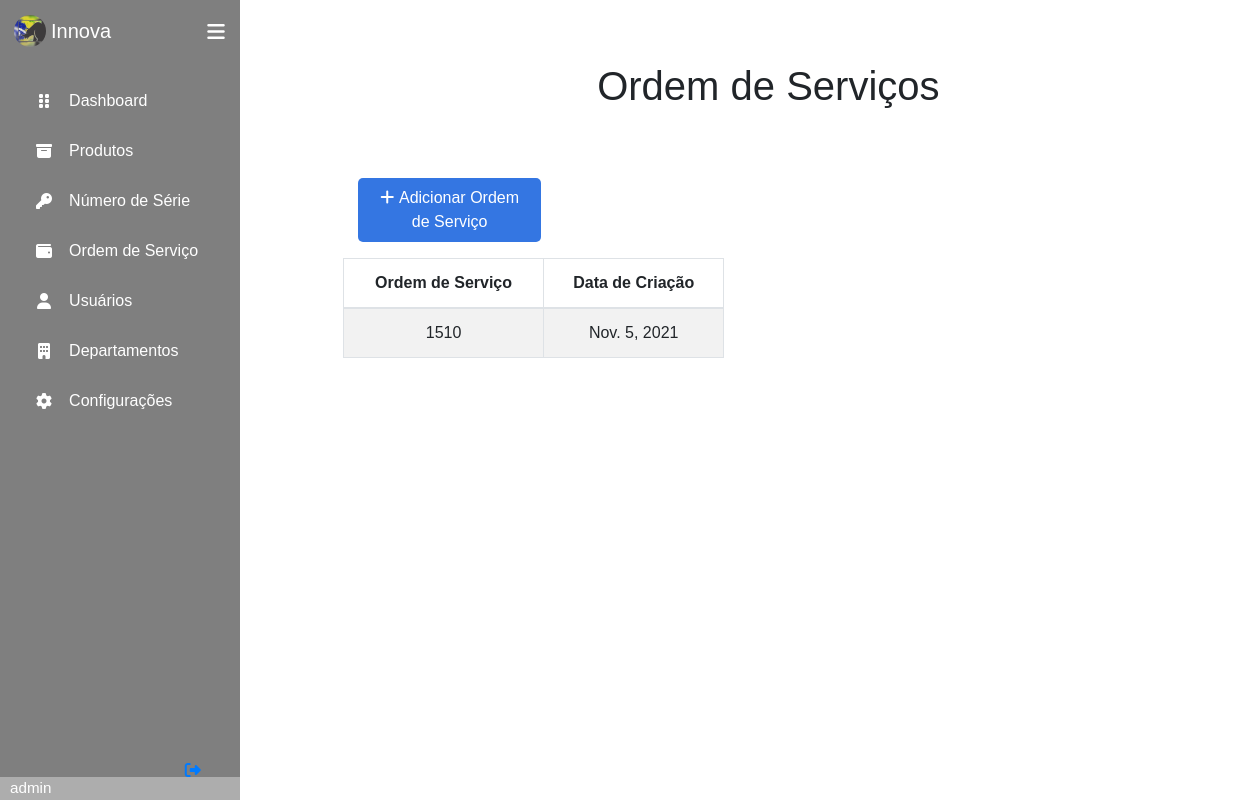
The page /workOrder/workOrder/ (signed in) on the database as committed earlier.
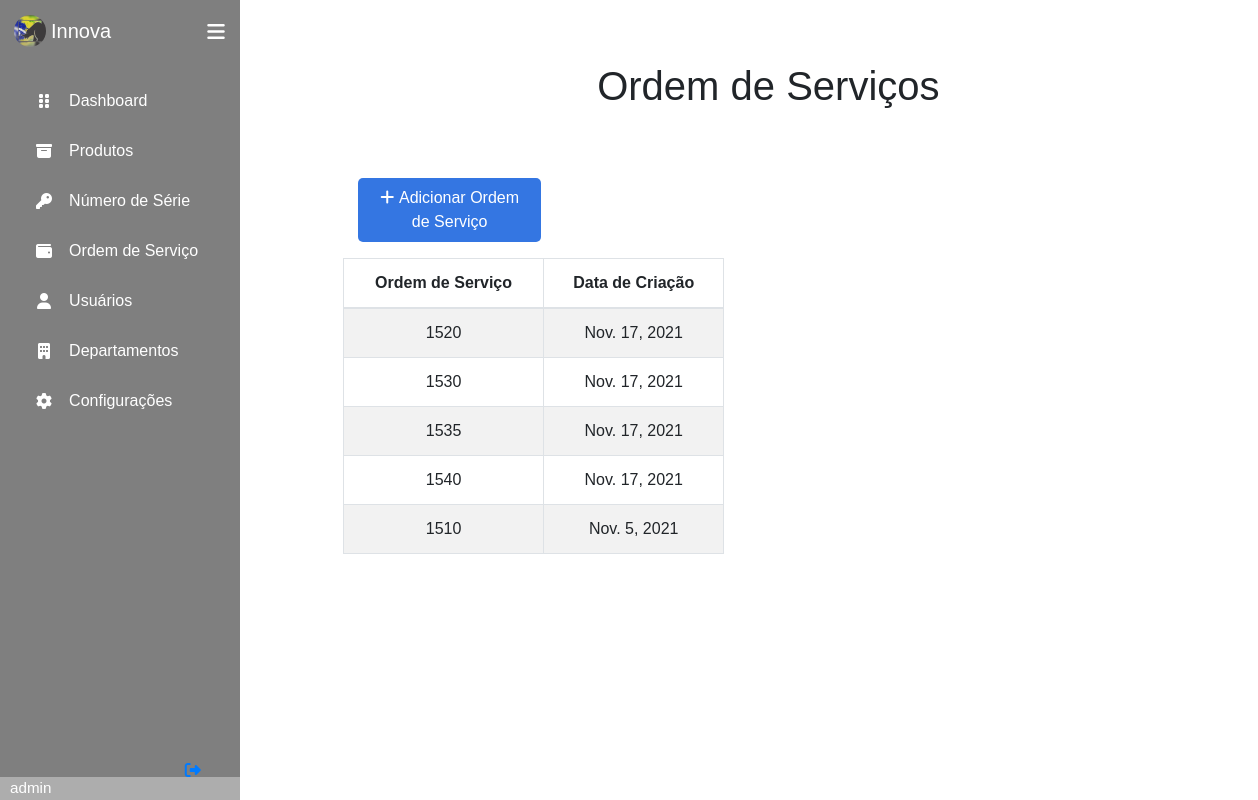
The same page on the database as committed later.
### workOrder/models.py (models this page shows, shortened)
class OrdemServico(models.Model):
    OS = CharField(max_length=30, unique=True)
    dateCriacao = DateField(auto_now_add=True)

### workOrder/views.py (the view)
# urls.py: path("workOrder/", views.WorkOrderHome, name="Home_WorkOrder"),
def WorkOrderHome(request):
    workOrders = OrdemServico.objects.all().order_by('-dateCriacao')
    return render(request, 'workOrder/WorkOrder.html', {'workOrders' : workOrders})

### templates/workOrder/WorkOrder.html (shortened to what this page needs)
{% extends 'base.html' %}
{% block content %}
    <div class="container title">
        <h1>Ordem de Serviços</h1>
    </div>
    <div class="offset-1 col-9">
        <div class="container add-workorder-full">
            <a href="{% url 'workOrder:New_WorkOrder' %}" class="add-workorder">
                <div class="col-3 add-workorder-div">
                    <i class="fas fa-plus add-workorder-icon"></i>Adicionar Ordem de Serviço
                </div>
            </a>
        </div>
        <table class="table table-striped table-hover table-bordered col-6">
            <thead>
                <th scope="col">Ordem de Serviço</th>
                <th scope="col">Data de Criação</th>
            </thead>
             <tbody>
                {% for workOrder in workOrders %}
                    <tr scope="row">
                        <td>
                            {{ workOrder.OS }}
                        </td>
                        <td>
                            {{ workOrder.dateCriacao }}
                        </td>
                    </tr>
                {% endfor %}
            </tbody>
        </table>
    </div>
{% endblock %}

### templates/base.html (shortened to what this page needs)
{% load static %}
<!DOCTYPE html>
<html lang="pt-br">
<head>
    <link rel="stylesheet" href="{% static 'css/style.css' %}">
    <link rel="stylesheet" href="{% static 'css/bs/bootstrap.css' %}">
</head>
<body>
    {% if user.is_authenticated %}
    <div class="sidebar">
        <div class="logo_content">
            <div class="logo">
                <img src="{% static 'img/logo-base.png' %}" class="img-base"/>
                <div class="logo_name">Innova</div>
            </div>
            <i class="fas fa-bars" id="btn-menu"></i>
        </div>
        <ul class="nav_list">
            <li>
                <a href="{%url 'main:Home_Main'%}">
                    <i class="fas fa-grip-vertical"></i>
                    <span class="link_name">Dashboard</span>
                </a>
            </li>
            <li>
                <a href="{%url 'products:Home_Products'%}">
                    <i class="fas fa-archive"></i>
                    <span class="link_name">Produtos</span>
                </a>
            </li>
            <li>
                <a href="{%url 'products:Serial_Number'%}">
                    <i class="fas fa-key"></i>
                    <span class="link_name">Número de Série</span>
                </a>
            </li>
            <li>
                <a href="{% url 'workOrder:Home_WorkOrder' %}">
                    <i class="fas fa-wallet"></i>
                    <span class="link_name">Ordem de Serviço</span>
                </a>
            </li>
            <li>
                <a href="{%url 'colaborators:Home_Colaborator'%}">
                    <i class="fas fa-user"></i>
                    <span class="link_name">Usuários</span>
                </a>
            </li>
            <li>
                <a href="{%url 'departments:Home_Departments'%}">
                    <i class="fas fa-building"></i>
                    <span class="link_name">Departamentos</span>
                </a>
            </li>
            <li>
                <a href="#">
                    <i class="fas fa-cog"></i>
                    <span class="link_name">Configurações</span>
                </a>
            </li>
        </ul>
        <div class="profile_content">
            <div class="profile">
                <div class="profile_details">
                    <div class="name_job">
                        <div class="name">{{ user.username }}</div>
                    </div>
                </div>
                <a href="{%url 'logout'%}">
                    <i class="fas fa-sign-out-alt" id="logout"></i>
                </a>
            </div>
        </div>
    </div>
    {% endif %}
    <div class="home_content">
        {% block content %}
        {% endblock %}
    </div>
</body>
</html>

### static/css/style.css (style rules this page uses)
* { margin: 0; padding: 0; box-sizing: border-box; font-family: sans-serif; }
body { position: relative; min-height: 100vh; width: 100%; overflow: auto; }
.sidebar { position: fixed; top: 0; left: 0; height: 100%; width: 15em; background: #7F7F7F; padding: 0.37em 0.88em; }
.sidebar .logo_content .logo { color: #fff; display: flex; height: 3.13em; width: 100%; align-items: center; }
.logo_content .img-base { border-radius: 50%; margin-right: 0.31em; }
.logo_content .logo .logo_name { font-size: 1.25em; font-weight: 400; }
.sidebar #btn-menu { position: absolute; color: #fff; left: 90%; top: 0.37em; font-size: 1.25em; height: 3.13em; width: 3.13em; text-align: center; line-height: 2.5em; transform: translateX(-50%); }
.sidebar ul { margin-top: 1.25em; }
.sidebar ul li { position: relative; height: 3.13em; width: 100%; margin: 0 0.31em; list-style: none; line-height: 3.13em; }
.sidebar ul li a { color: #fff; display: flex; align-items: center; text-decoration: none; transition: all 0.4s ease; border-radius: 0.75em; }
.sidebar ul li a i { height: 3.13em; min-width: 3.13em; border-radius: 0.75em; line-height: 3.13em; text-align: center; }
.sidebar .profile_content { position: absolute; color: #fff; bottom: 0; left: 0; width: 100%; }
.profile_content .profile .profile_details { display: flex; align-items: center; background: #ADADAD; }
.profile .profile_details .name_job { margin-left: 0.63em; }
.profile .profile_details .name { font-size: 0.95em; font-weight: 400; }
.profile #logout { position: absolute; left: 88%; bottom: 0.31em; transform: translateX(-50%); min-width: 3.3em; line-height: 3.13em; font-size: 1.25; border-radius: 0.75em; }
.home_content { top: 2em; position: absolute; height: 95%; width: 84%; left: 15em; }
.title { font-size: 1.5em !important; padding: 30px; position: relative; text-align: center; }
h1 { padding-bottom: 0.75em; }
.table { text-align: center; margin-right: 0; }
.add-workorder-full { margin-bottom: 1em; }
.add-workorder { position: relative; text-decoration: none !important; margin-right: -0.3em; width: 5em; }
.add-workorder-div { text-align: center; background-color: #3476e2; cursor: pointer; display: inline-block; color: #fff; padding: 0.5em; border-radius: 0.31em; }
.add-workorder-icon { margin-right: 0.3em; }

Rows that differ between the two databases and show on the page:
added OrdemServico: OS "1520", dateCriacao "Nov. 17, 2021"
added OrdemServico: OS "1530", dateCriacao "Nov. 17, 2021"
added OrdemServico: OS "1535", dateCriacao "Nov. 17, 2021"
added OrdemServico: OS "1540", dateCriacao "Nov. 17, 2021"
